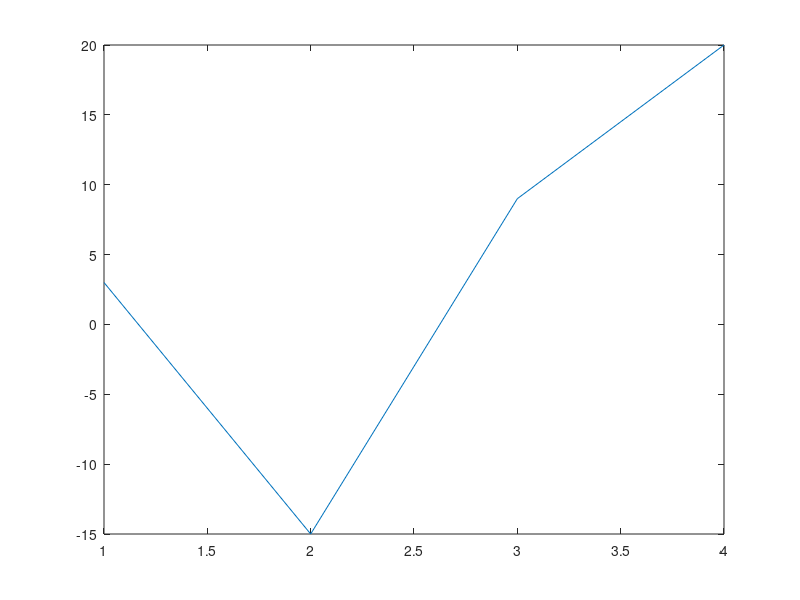

Reproduce this figure in MATLAB. (Note: this script raises an error after producing the figure.)
close all
clear all

l = plot([3,-15,9,20]);
l.Marker = 'pentagram';
l.MarkerSize=20;
l.MarkerFaceColor = 'magenta';
l.MarkerEdgeColor = 'cyan'; 
l.LineStyle = "none";
a = l.Parent;
f = a.Parent;
f.Name = 'Sabrina';
a.Box = 'on';
a.XTickLabel = '';
a.YTickLabel = '';
a.XLim = [0 20];
a.YLim = [-15 20];
l.XData = l.XData - .01;
fps=60;
dx = 1;
for k=  1:1000
    if l.XData(1) > a.XLim(2)
        dx = -1;
    else
        if l.XData(2) < a.XLim(1)
            dx = +1;
        end
    end
    l.XData = l.XData + dx;
    pause(1/fps);
end
